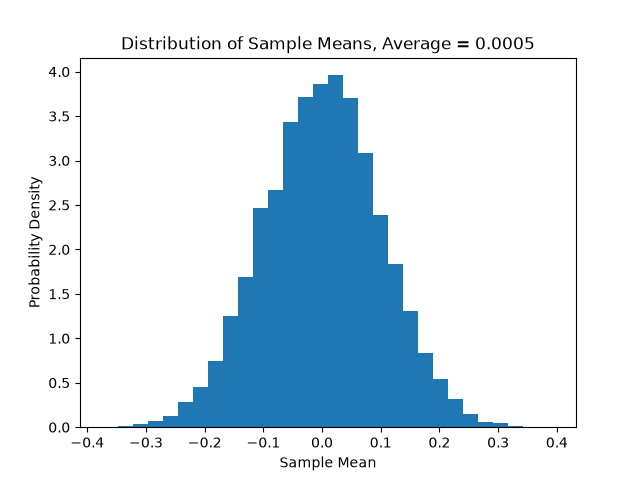

Here is the Python script that generated this plot:
import numpy as np
import matplotlib.pyplot as plt

# Sample size and number of samples
n = 100
num_samples = 10000

# Generate 10,000 samples with 100 values in each sample
samples = np.random.normal(0, 1, size=(num_samples, n))

# Calculate the mean of each sample
xbars = np.mean(samples, axis=1)

# Calculate the average of all sample means
average_xbar = np.mean(xbars)

# Plot 
plt.hist(xbars, bins=30, density=True)

plt.xlabel('Sample Mean')
plt.ylabel('Probability Density')
plt.title(f'Distribution of Sample Means, Average = {average_xbar:.4f}')

plt.savefig('HW3_2_1.png')
plt.show()
